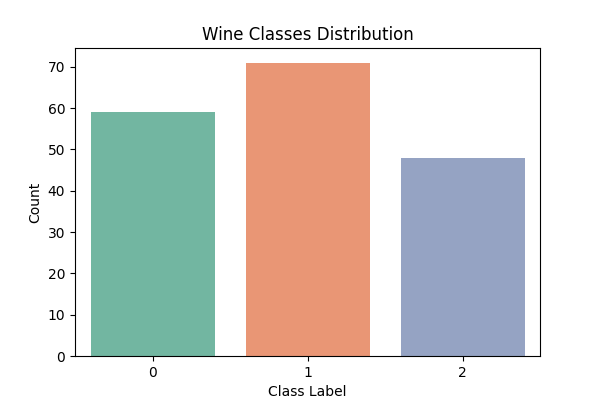

The Python source for this figure:
import pandas as pd
import matplotlib.pyplot as plt
import seaborn as sns
from sklearn.datasets import load_wine
wine_data = load_wine()
df = pd.DataFrame(wine_data.data, columns=wine_data.feature_names)
df['target'] = wine_data.target
print("First 5 rows:\n", df.head())
print("\nShape of dataset:", df.shape)
print("\nMissing values:\n", df.isnull().sum())
print("\nSummary statistics:\n", df.describe())
plt.figure(figsize=(6, 4))
sns.countplot(x='target', data=df, palette='Set2')
plt.title('Wine Classes Distribution')
plt.xlabel('Class Label')
plt.ylabel('Count')
plt.show()
plt.figure(figsize=(14, 10))
sns.heatmap(df.corr(), annot=False, cmap='coolwarm')
plt.title("Correlation Heatmap")
plt.show()
top_features = ['alcohol', 'malic_acid', 'color_intensity']
for feature in top_features:
    plt.figure(figsize=(6, 4))
    sns.boxplot(x='target', y=feature, data=df, palette='pastel')
    plt.title(f"{feature.capitalize()} vs Target Class")
    plt.show()
